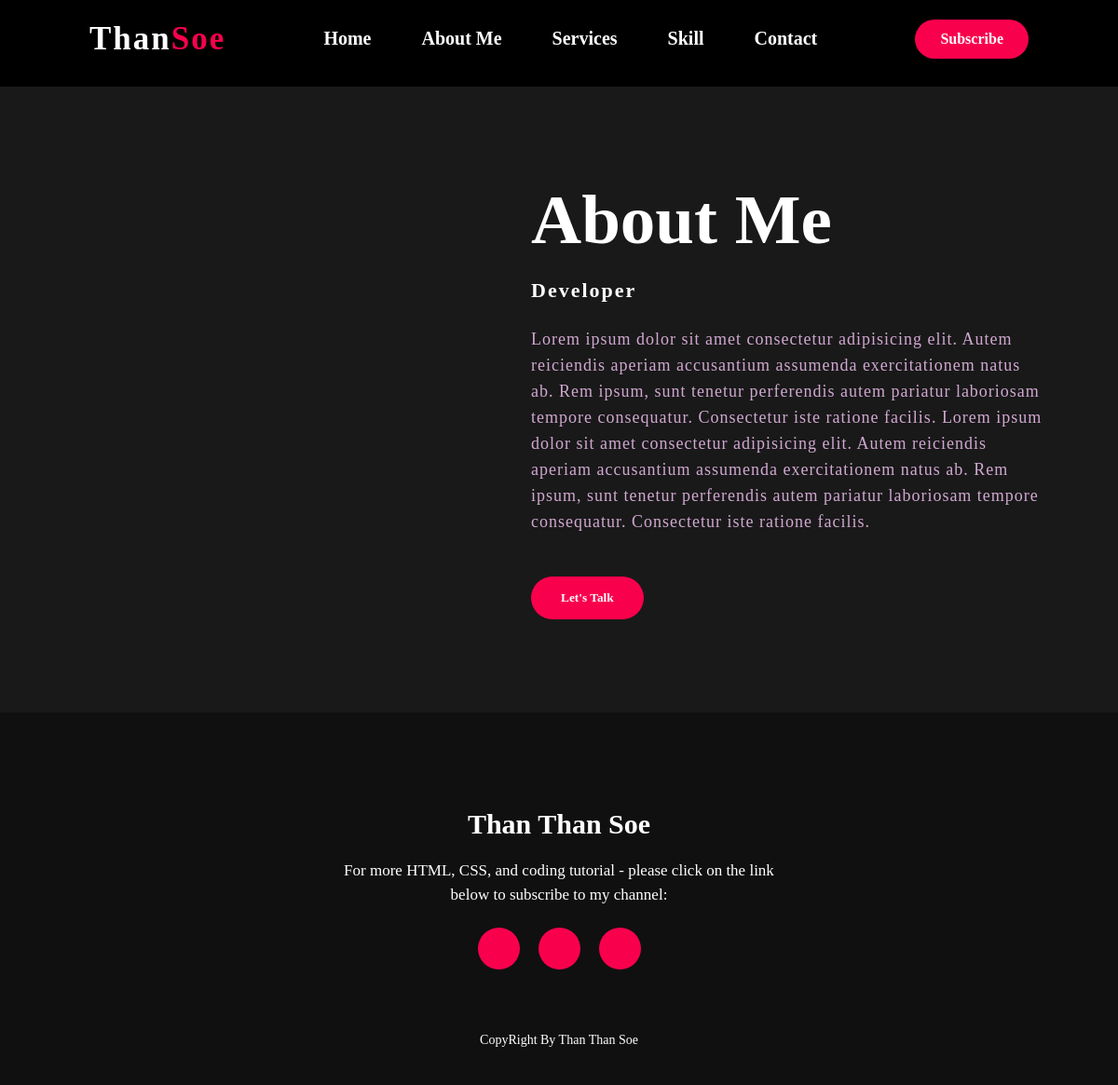
The page /about/ on the database its author committed.
### myapp/models.py (models this page shows, shortened)
class About(models.Model):
    title = models.CharField(max_length=50)
    body = models.TextField()
    image = models.ImageField(upload_to='aboutimage')

### myapp/views.py (the view)
# urls.py: path('about/', views.about, name='aboutpage'),
def about(request):
    abouts = About.objects.all()
    context = {
        'abouts':abouts
    }
    return render(request, 'pages/about.html', context)

### myapp/templates/pages/about.html (shortened to what this page needs)
{% extends "pages/main.html" %}
{% load static %}
{% block content %}
<section class="about">
    <div class="main">
        {% for about in abouts %}
        <div class="about-text">
            <h2>About Me</h2>
            <h5>{{ about.title }}</h5>
            <p>{{ about.body}}</p>
        {% endfor %}
            <button type="button">Let's Talk</button>
        </div>
    </div>
</section>
{% endblock content %}

### static/style/port.css (style rules this page uses)
* { padding:0; margin: 0; font-family: Comic Sans MS; box-sizing: border-box; }
.about { width: 100%; padding: 100px 0px; background-color: #191919; }
.about-text { width: 550px; }
.main { width: 1130px; max-width: 95%; margin: 0 auto; display: flex; align-items: center; justify-content: space-around; }
.about-text h2 { color: white; font-size: 75px; text-transform: capitalize; margin-bottom: 20px; }
.about-text h5 { color: white; letter-spacing: 2px; font-size: 22px; margin-bottom: 25px; text-transform: capitalize; }
.about-text p { color: #fcfc; letter-spacing: 1px; line-height: 28px; font-size: 18px; margin-bottom: 45px; }
button { background-color: #f9004d; color: white; text-decoration: none; border: 2px solid transparent; font-weight: bold; padding: 13px 30px; border-radius: 30px; transition: .4s; }
h5 { color: white; font-size: 23px; margin-bottom: 15px; }

### rows shown on the page
About: title "Developer", body "Lorem ipsum dolor sit amet consectetur adipisicing elit. Autem reiciendis aperiam accusantium assumenda exercitationem natus ab. Rem ipsum, sunt tenetur perferendis autem pariatur laboriosam tempore consequatur. Consectetur iste ratione facilis. Lorem ipsum dolor sit amet consectetur adipisicing elit. Autem reiciendis aperiam accusantium assumenda exercitationem natus ab. Rem ipsum, sunt tenetur perferendis autem pariatur laboriosam tempore consequatur. Consectetur iste ratione facilis."
